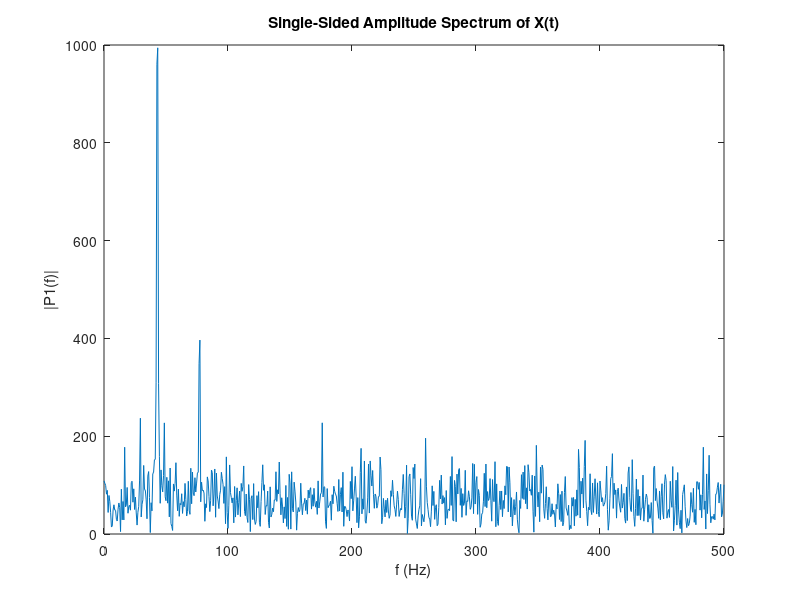

MATLAB code to generate this figure:
Fs = 1000;            % Sampling frequency                    
T = 1/Fs;             % Sampling period       
L = 1500;             % Length of signal
t = (0:L-1)*T;        % Time vector

% TODO (done): Form a signal containing a 77 Hz sinusoid of amplitude 0.7 and a 43Hz sinusoid of amplitude 2.
freq_1 = 77;
freq_2 = 43;
amplitude_1 = 0.7;
amplitude_2 = 2.0;
S = amplitude_1 * cos(2 * pi * freq_1 * t) + amplitude_2 * cos(2 * pi * freq_2 * t);

% Corrupt the signal with noise 
X = S + 2*randn(size(t));

% Plot the noisy signal in the time domain. It is difficult to identify the frequency components by looking at the signal X(t). 
plot(1000*t(1:50) ,X(1:50))
title('Signal Corrupted with Zero-Mean Random Noise')
xlabel('t (milliseconds)')
ylabel('X(t)')

% TODO (done): Compute the Fourier transform of the signal. 
S_FFT = fft(X); % Note: don't have to provide sample number N here
S_FFT = abs(S_FFT); % The output is a complex number a + ib, since we only care about the magnitue we take abs(signal)

% TODO (done): Compute the two-sided spectrum P2. Then compute the single-sided spectrum P1 based on P2 and the even-valued signal length L.
S_FFT = S_FFT(1:L/2+1); % Be careful about the number index
P1 = S_FFT;

% Plotting
f = Fs*(0:(L/2))/L;
plot(f,P1) 
title('Single-Sided Amplitude Spectrum of X(t)')
xlabel('f (Hz)')
ylabel('|P1(f)|')